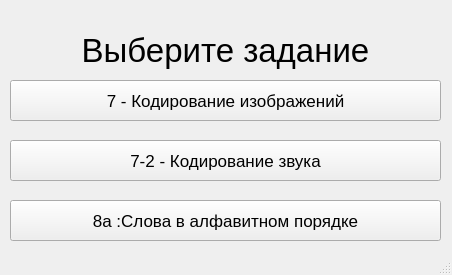
<?xml version="1.0" encoding="UTF-8"?>
<ui version="4.0">
 <class>mainWindow</class>
 <widget class="QMainWindow" name="mainWindow">
  <property name="geometry">
   <rect>
    <x>0</x>
    <y>0</y>
    <width>452</width>
    <height>275</height>
   </rect>
  </property>
  <property name="font">
   <font>
    <pointsize>13</pointsize>
   </font>
  </property>
  <property name="windowTitle">
   <string>Тренажёр</string>
  </property>
  <widget class="QWidget" name="centralwidget">
   <widget class="QLabel" name="label">
    <property name="geometry">
     <rect>
      <x>10</x>
      <y>20</y>
      <width>431</width>
      <height>61</height>
     </rect>
    </property>
    <property name="sizePolicy">
     <sizepolicy hsizetype="Expanding" vsizetype="Expanding">
      <horstretch>0</horstretch>
      <verstretch>0</verstretch>
     </sizepolicy>
    </property>
    <property name="font">
     <font>
      <pointsize>25</pointsize>
     </font>
    </property>
    <property name="layoutDirection">
     <enum>Qt::LeftToRight</enum>
    </property>
    <property name="text">
     <string>Выберите задание</string>
    </property>
    <property name="alignment">
     <set>Qt::AlignCenter</set>
    </property>
   </widget>
   <widget class="QPushButton" name="num_8a">
    <property name="geometry">
     <rect>
      <x>10</x>
      <y>200</y>
      <width>431</width>
      <height>41</height>
     </rect>
    </property>
    <property name="sizePolicy">
     <sizepolicy hsizetype="Expanding" vsizetype="Expanding">
      <horstretch>0</horstretch>
      <verstretch>0</verstretch>
     </sizepolicy>
    </property>
    <property name="text">
     <string>8a :Слова в алфавитном порядке</string>
    </property>
   </widget>
   <widget class="QPushButton" name="num_7_1">
    <property name="geometry">
     <rect>
      <x>10</x>
      <y>80</y>
      <width>431</width>
      <height>41</height>
     </rect>
    </property>
    <property name="sizePolicy">
     <sizepolicy hsizetype="Expanding" vsizetype="Expanding">
      <horstretch>0</horstretch>
      <verstretch>0</verstretch>
     </sizepolicy>
    </property>
    <property name="text">
     <string>7 - Кодирование изображений</string>
    </property>
   </widget>
   <widget class="QPushButton" name="num_7_2">
    <property name="geometry">
     <rect>
      <x>10</x>
      <y>140</y>
      <width>431</width>
      <height>41</height>
     </rect>
    </property>
    <property name="sizePolicy">
     <sizepolicy hsizetype="Expanding" vsizetype="Expanding">
      <horstretch>0</horstretch>
      <verstretch>0</verstretch>
     </sizepolicy>
    </property>
    <property name="text">
     <string>7-2 - Кодирование звука</string>
    </property>
   </widget>
  </widget>
  <widget class="QStatusBar" name="statusbar"/>
 </widget>
 <resources/>
 <connections/>
</ui>
